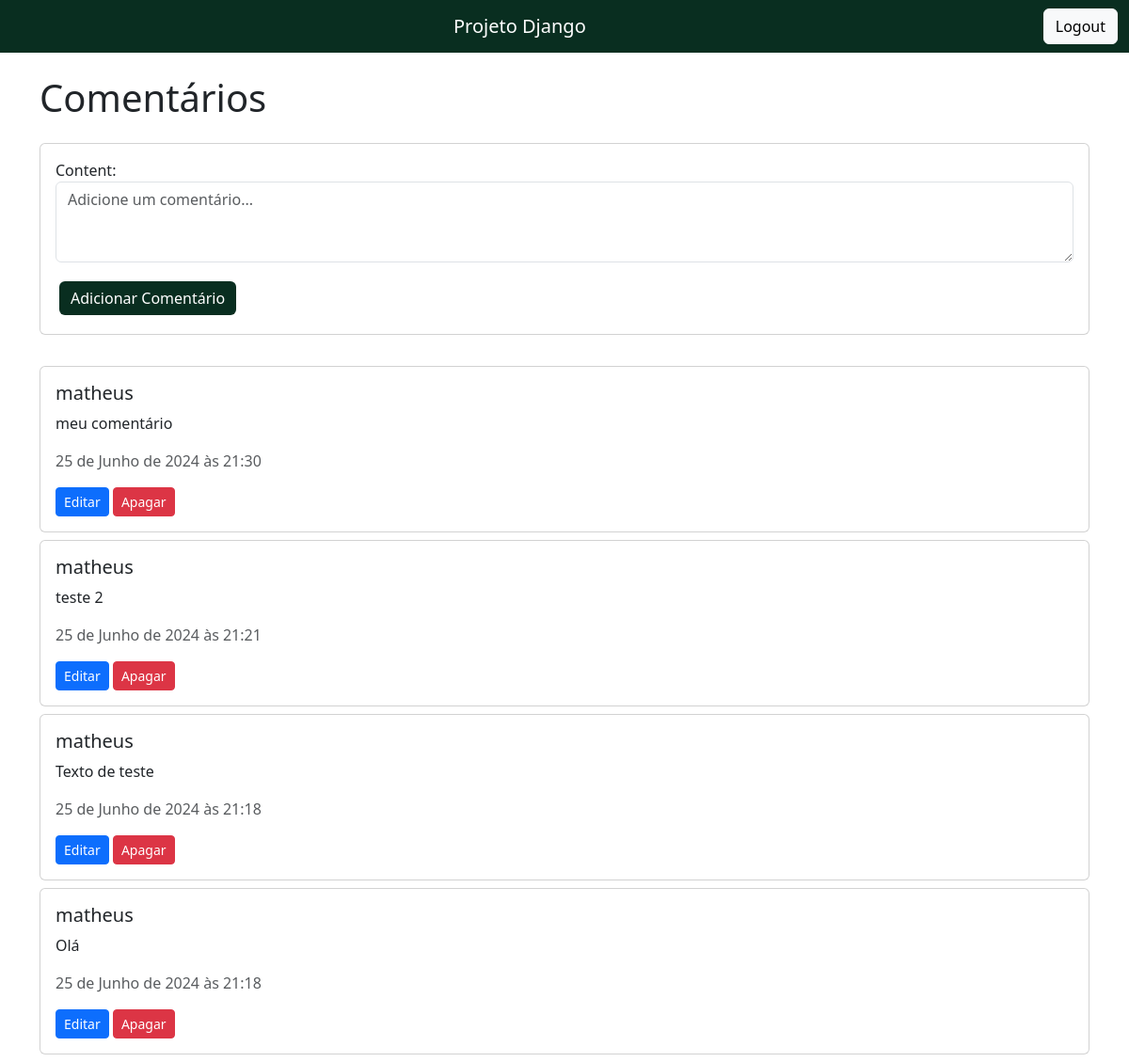
The app's page /comments/ (signed in), older data.
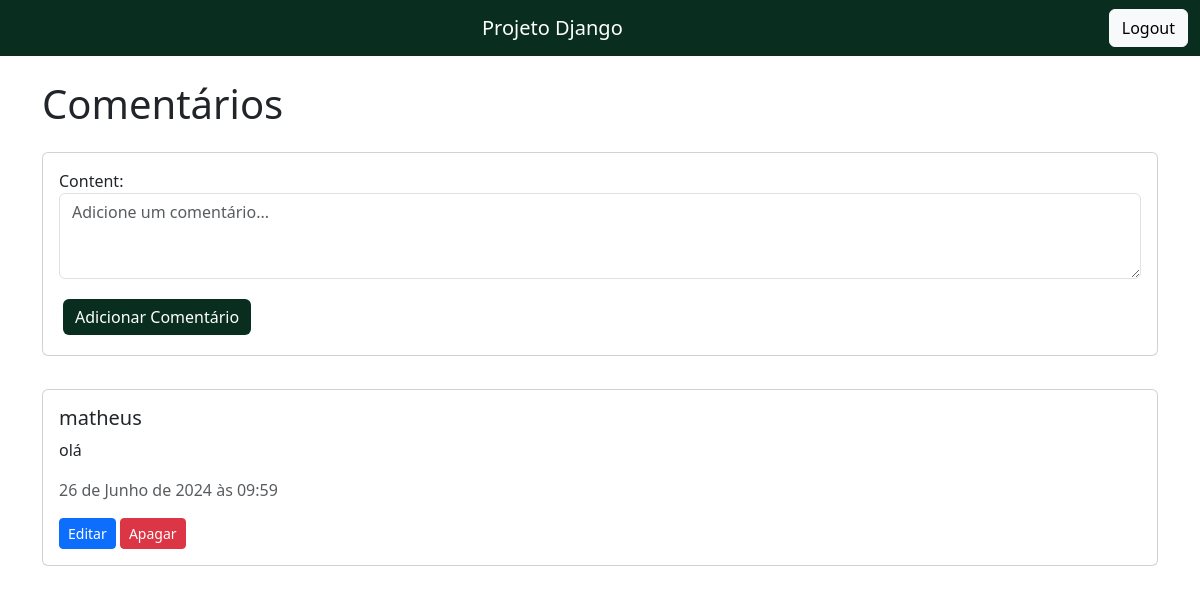
The same page, newer data.
### core/models.py (models this page shows, shortened)
class Comment(models.Model):
    user = models.ForeignKey(User, on_delete=models.CASCADE)
    content = models.TextField()
    created_at = models.DateTimeField(auto_now_add=True)

### core/views.py (the view)
# urls.py: path('comments/', views.comments, name='comments'),
@login_required
def comments(request):
    if request.method == 'POST':
        form = CommentForm(request.POST)
        if form.is_valid():
            comment = form.save(commit=False)
            comment.user = request.user
            comment.save()
            return redirect('comments')
    else:
        form = CommentForm()
    comments = Comment.objects.all().order_by('-created_at')
    return render(request, 'comments.html', {'form': form, 'comments': comments})

### core/forms.py
class CommentForm(forms.ModelForm):
    class Meta:
        model = Comment
        fields = ['content']
        widgets = {
            'content': forms.Textarea(attrs={'class': 'form-control', 'rows': 3, 'placeholder': 'Adicione um comentário...'}),
        }

### core/templates/comments.html (shortened to what this page needs)
{% load static %}
<!DOCTYPE html>
<html lang="pt-br">
<head>
    <link href="https://cdn.jsdelivr.net/npm/bootstrap@5.3.3/dist/css/bootstrap.min.css" rel="stylesheet">
    <link rel="stylesheet" type="text/css" href="{% static 'css/styles.css' %}">
</head>
<body>
    <nav class="navbar navbar-expand-lg navbar-custom">
        <div class="container-fluid">
          <div class="navbar-brand">
            <a href="{% url 'index' %}" style="text-decoration: none; color: white;">Projeto Django</a>
          </div>
          <div class="collapse navbar-collapse justify-content-end" id="navbarNav">
            <ul class="navbar-nav">
                <form action="{% url 'logout' %}" method="post">
                    <button type="submit" class="btn btn-light">Logout</button>
                </form>
            </ul>
          </div>
        </div>
    </nav>
    <div class="container mt-4">
        <h1>Comentários</h1>
        <div class="card mt-4" style="margin-bottom:3%">
          <div class="card-body">
              <form method="post">
                  {{ form.as_p }}
                  <button type="submit" class="btn btn-success m-1 btn-custom-2">Adicionar Comentário</button>
              </form>
          </div>
      </div>
        <div class="comments">
            {% for comment in comments %}
                <div class="card mb-2">
                    <div class="card-body">
                        <h5 class="card-title">{{ comment.user.username }}</h5>
                        <p class="card-text">{{ comment.content }}</p>
                        <p class="text-muted">{{ comment.created_at }}</p>
                        {% if comment.user == request.user %}
                            <button class="btn btn-primary btn-sm" onclick="editComment({{ comment.id }})">Editar</button>
                            <form method="post" action="{% url 'delete_comment' comment.id %}" style="display: inline;">
                                <button type="submit" class="btn btn-danger btn-sm">Apagar</button>
                            </form>
                        {% endif %}
                    </div>
                </div>
            {% endfor %}
        </div>
    </div>
</body>
</html>

### static/css/styles.css (style rules this page uses)
.navbar-custom { background-color: #092E20; }
.navbar-custom .navbar-brand { color: white; text-align: center; width: 100%; }
.btn-custom-2 { background-color: #092E20; color: white; border: none; }

Row changes from the older to the newer data that the page shows:
removed Comment: user.username "matheus", content "meu comentário", created_at "25 de Junho de 2024 às 21:30"
removed Comment: user.username "matheus", content "teste 2", created_at "25 de Junho de 2024 às 21:21"
removed Comment: user.username "matheus", content "Texto de teste", created_at "25 de Junho de 2024 às 21:18"
removed Comment: user.username "matheus", content "Olá", created_at "25 de Junho de 2024 às 21:18"
added Comment: user.username "matheus", content "olá", created_at "26 de Junho de 2024 às 09:59"
